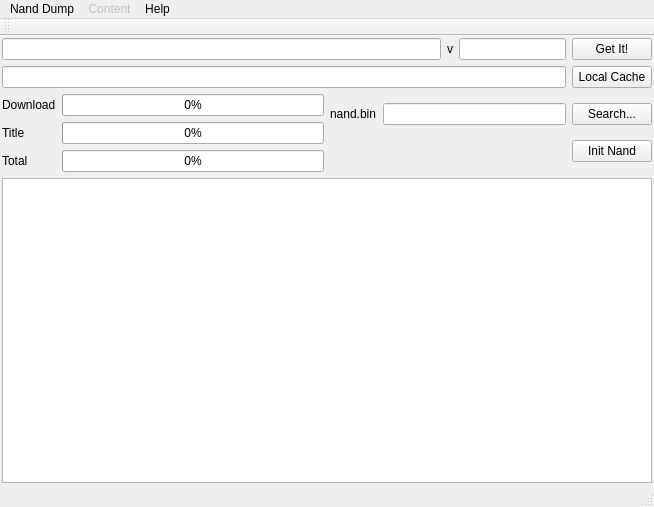
<?xml version="1.0" encoding="UTF-8"?>
<ui version="4.0">
 <class>MainWindow</class>
 <widget class="QMainWindow" name="MainWindow">
  <property name="geometry">
   <rect>
    <x>0</x>
    <y>0</y>
    <width>654</width>
    <height>507</height>
   </rect>
  </property>
  <property name="windowTitle">
   <string>Ohneschwanzenegger</string>
  </property>
  <widget class="QWidget" name="centralWidget">
   <layout class="QGridLayout" name="gridLayout_2">
    <property name="margin">
     <number>2</number>
    </property>
    <item row="0" column="0">
     <layout class="QHBoxLayout" name="horizontalLayout">
      <item>
       <widget class="QLineEdit" name="lineEdit_tid">
        <property name="text">
         <string/>
        </property>
        <property name="maxLength">
         <number>16</number>
        </property>
       </widget>
      </item>
      <item>
       <widget class="QLabel" name="label_4_version">
        <property name="text">
         <string>v</string>
        </property>
       </widget>
      </item>
      <item>
       <widget class="QLineEdit" name="lineEdit_version">
        <property name="maximumSize">
         <size>
          <width>107</width>
          <height>16777215</height>
         </size>
        </property>
        <property name="text">
         <string/>
        </property>
        <property name="maxLength">
         <number>5</number>
        </property>
       </widget>
      </item>
      <item>
       <widget class="QPushButton" name="pushButton_GetTitle">
        <property name="text">
         <string>Get It!</string>
        </property>
       </widget>
      </item>
     </layout>
    </item>
    <item row="1" column="0">
     <layout class="QHBoxLayout" name="horizontalLayout_2">
      <item>
       <widget class="QLineEdit" name="lineEdit_cachePath"/>
      </item>
      <item>
       <widget class="QPushButton" name="pushButton_CachePathBrowse">
        <property name="text">
         <string>Local Cache</string>
        </property>
       </widget>
      </item>
     </layout>
    </item>
    <item row="2" column="0">
     <layout class="QHBoxLayout" name="horizontalLayout_3">
      <item>
       <layout class="QFormLayout" name="formLayout">
        <item row="0" column="0">
         <widget class="QLabel" name="label_progDl">
          <property name="text">
           <string>Download</string>
          </property>
         </widget>
        </item>
        <item row="0" column="1">
         <widget class="QProgressBar" name="progressBar_dl">
          <property name="value">
           <number>0</number>
          </property>
         </widget>
        </item>
        <item row="1" column="0">
         <widget class="QLabel" name="label_progTitle">
          <property name="text">
           <string>Title</string>
          </property>
         </widget>
        </item>
        <item row="1" column="1">
         <widget class="QProgressBar" name="progressBar_title">
          <property name="value">
           <number>0</number>
          </property>
         </widget>
        </item>
        <item row="2" column="0">
         <widget class="QLabel" name="label_progTotal">
          <property name="text">
           <string>Total</string>
          </property>
         </widget>
        </item>
        <item row="2" column="1">
         <widget class="QProgressBar" name="progressBar_whole">
          <property name="value">
           <number>0</number>
          </property>
         </widget>
        </item>
       </layout>
      </item>
      <item>
       <layout class="QGridLayout" name="gridLayout">
        <item row="0" column="0">
         <widget class="QLabel" name="label">
          <property name="text">
           <string>nand.bin</string>
          </property>
         </widget>
        </item>
        <item row="0" column="1">
         <widget class="QLineEdit" name="lineEdit_nandPath">
          <property name="text">
           <string notr="true"/>
          </property>
         </widget>
        </item>
        <item row="0" column="2">
         <widget class="QPushButton" name="pushButton_nandPath">
          <property name="text">
           <string>Search...</string>
          </property>
         </widget>
        </item>
        <item row="1" column="2">
         <widget class="QPushButton" name="pushButton_initNand">
          <property name="enabled">
           <bool>true</bool>
          </property>
          <property name="text">
           <string>Init Nand</string>
          </property>
         </widget>
        </item>
       </layout>
      </item>
     </layout>
    </item>
    <item row="3" column="0">
     <widget class="QPlainTextEdit" name="plainTextEdit_log"/>
    </item>
   </layout>
  </widget>
  <widget class="QMenuBar" name="menuBar">
   <property name="geometry">
    <rect>
     <x>0</x>
     <y>0</y>
     <width>654</width>
     <height>20</height>
    </rect>
   </property>
   <widget class="QMenu" name="menuNand_Dump">
    <property name="title">
     <string>Nand Dump</string>
    </property>
    <addaction name="actionImportWad"/>
    <addaction name="actionNew_nand_from_keys"/>
   </widget>
   <widget class="QMenu" name="menuHelp">
    <property name="title">
     <string>Help</string>
    </property>
    <addaction name="actionAbout"/>
   </widget>
   <widget class="QMenu" name="menuContent">
    <property name="enabled">
     <bool>false</bool>
    </property>
    <property name="title">
     <string>Content</string>
    </property>
    <addaction name="actionFlush"/>
    <addaction name="actionSetting_txt"/>
    <addaction name="actionWrite_meta_entries"/>
    <addaction name="actionFormat"/>
   </widget>
   <addaction name="menuNand_Dump"/>
   <addaction name="menuContent"/>
   <addaction name="menuHelp"/>
  </widget>
  <widget class="QToolBar" name="mainToolBar">
   <attribute name="toolBarArea">
    <enum>TopToolBarArea</enum>
   </attribute>
   <attribute name="toolBarBreak">
    <bool>false</bool>
   </attribute>
  </widget>
  <widget class="QStatusBar" name="statusBar"/>
  <action name="actionSetting_txt">
   <property name="text">
    <string>Setting.txt...</string>
   </property>
  </action>
  <action name="actionFlush">
   <property name="enabled">
    <bool>true</bool>
   </property>
   <property name="text">
    <string>Flush</string>
   </property>
  </action>
  <action name="actionImportWad">
   <property name="text">
    <string>Import Wads...</string>
   </property>
  </action>
  <action name="actionNew_nand_from_keys">
   <property name="text">
    <string>New nand...</string>
   </property>
   <property name="shortcut">
    <string>Ctrl+N</string>
   </property>
  </action>
  <action name="actionAbout">
   <property name="text">
    <string>About</string>
   </property>
  </action>
  <action name="actionWrite_meta_entries">
   <property name="text">
    <string>Write meta entries</string>
   </property>
  </action>
  <action name="actionFormat">
   <property name="text">
    <string>Format</string>
   </property>
  </action>
 </widget>
 <layoutdefault spacing="6" margin="11"/>
 <resources/>
 <connections/>
</ui>
